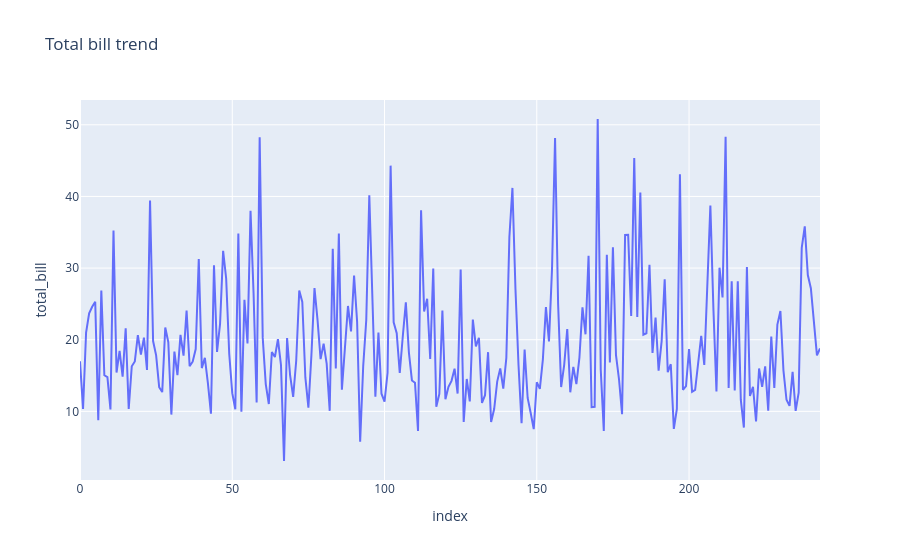

Notebook code cell kept with this figure:
### Code cell
import plotly.express as px

fig = px.line(tips, y='total_bill', title='Total bill trend')
fig.show()

### Figure 1 — Plotly figure (JSON) as saved in the notebook; plotly's stock layout.template omitted (floating-point values rounded to 4 significant figures; data arrays with more than 128 entries replaced by an {"elided": "..."} marker saying what was removed)
{"data": [{"hovertemplate": "index=%{x}<br>total_bill=%{y}<extra></extra>", "legendgroup": "", "line": {"color": "#636efa", "dash": "solid"}, "marker": {"symbol": "circle"}, "mode": "lines", "name": "", "orientation": "v", "showlegend": false, "type": "scatter", "x": {"elided": "244 int values"}, "xaxis": "x", "y": {"elided": "244 float values"}, "yaxis": "y"}], "layout": {"legend": {"tracegroupgap": 0}, "title": {"text": "Total bill trend"}, "xaxis": {"anchor": "y", "domain": [0, 1], "title": {"text": "index"}}, "yaxis": {"anchor": "x", "domain": [0, 1], "title": {"text": "total_bill"}}}}
